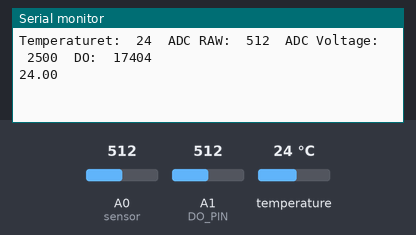
Bench run of a sketch on a simulated Arduino Uno, built with avr-gcc and run on an emulated ATmega328P. Parts: the last lines printed to the serial monitor. The inputs (shaded band) are chosen by the test bench; at power-on: temperature 24 °C, A0 (sensor) = 512, A1 (DO_PIN) = 512.

Above: at 1.5 s.
1.6 s: temperature set to 12 °C
At 2.4 s:
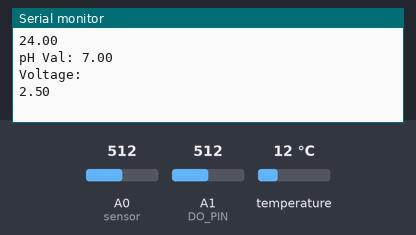
4.6 s: A0 (sensor) set to 716
At 7.5 s:
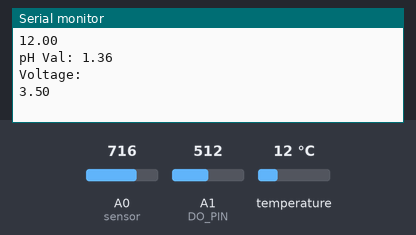
7.6 s: A1 (DO_PIN) set to 716
At 9.9 s:
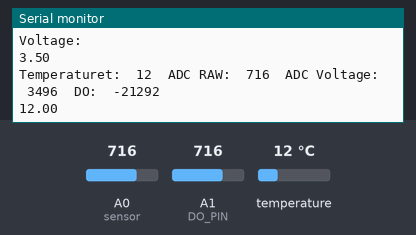
10.6 s: temperature set to 19 °C
At 12.7 s:
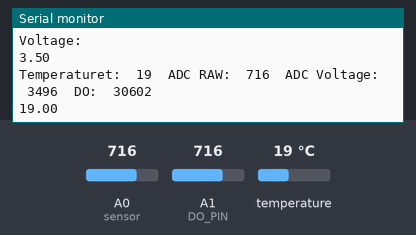
13.6 s: A0 (sensor) set to 900
At 16.4 s:
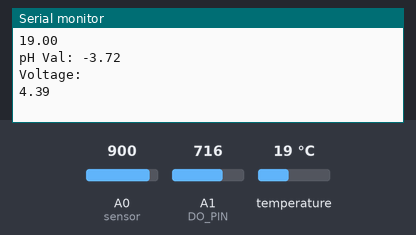
16.6 s: A1 (DO_PIN) set to 900
At 18.2 s:
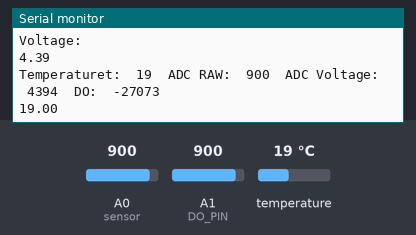
Timing chart, 0 to 19.7 s (numbered marks = the images above; inputs shaded):
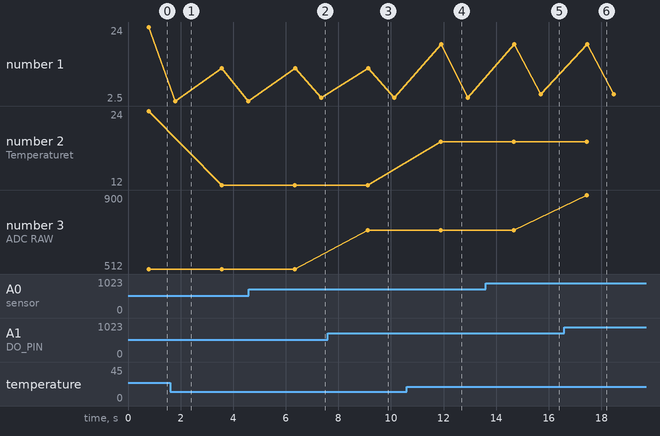

Measured:
- after the input at 4.6 s, the serial monitor: prints a new line after 2.8 s (image 2)
- after the input at 7.6 s, the serial monitor: prints a new line after 1.5 s (image 3)
- after the input at 10.6 s, the serial monitor: prints a new line after 1.3 s (image 4)
- after the input at 13.6 s, the serial monitor: prints a new line after 2.1 s (image 5)
- after the input at 16.6 s, the serial monitor: prints a new line after 0.86 s (image 6)
- plotted number 1: 2.5 → 3.5 after the input at 4.6 s, 3.5 → 4.39 after the input at 13.6 s
- plotted number 2: 24 → 12 after the input at 1.6 s, 12 → 19 after the input at 10.6 s
- plotted number 3: 512 → 716 after the input at 7.6 s, 716 → 900 after the input at 16.6 s

The sketch:

Oxygen_Ongoing_Code_with_Temperature_and_pH.ino
```cpp
#include <Arduino.h>
/********************************************************************/
// First we include the libraries
#include <OneWire.h>
#include <DallasTemperature.h>
/********************************************************************/
// Data wire is plugged into pin 2 on the Arduino
#define ONE_WIRE_BUS 2
/********************************************************************/
// Setup a oneWire instance to communicate with any OneWire devices
// (not just Maxim/Dallas temperature ICs)
OneWire oneWire(ONE_WIRE_BUS);
/********************************************************************/
// Pass our oneWire reference to Dallas Temperature.
DallasTemperature sensors(&oneWire);
/********************************************************************/

#define DO_PIN A1

#define VREF 5000    //VREF (mv)
#define ADC_RES 1024 //ADC Resolution

//Single-point calibration Mode=0
//Two-point calibration Mode=1
#define TWO_POINT_CALIBRATION 1

#define READ_TEMP (sensors.getTempCByIndex(0)) //Current water temperature ℃, Or temperature sensor function

//Single point calibration needs to be filled CAL1_V and CAL1_T
#define CAL1_V (1474) //mv
#define CAL1_T (32.3)   //℃
//Two-point calibration needs to be filled CAL2_V and CAL2_T
//CAL1 High temperature point, CAL2 Low temperature point
#define CAL2_V (732) //mv
#define CAL2_T (7.1)   //℃

const uint16_t DO_Table[41] = {
    14460, 14220, 13820, 13440, 13090, 12740, 12420, 12110, 11810, 11530,
    11260, 11010, 10770, 10530, 10300, 10080, 9860, 9660, 9460, 9270,
    9080, 8900, 8730, 8570, 8410, 8250, 8110, 7960, 7820, 7690,
    7560, 7430, 7300, 7180, 7070, 6950, 6840, 6730, 6630, 6530, 6410};

uint8_t Temperaturet;
uint16_t ADC_Raw;
uint16_t ADC_Voltage;
uint16_t DO;

int16_t readDO(uint32_t voltage_mv, uint8_t temperature_c)
{
#if TWO_POINT_CALIBRATION == 0
  uint16_t V_saturation = (uint32_t)CAL1_V + (uint32_t)35 * temperature_c - (uint32_t)CAL1_T * 35;
  return (voltage_mv * DO_Table[temperature_c] / V_saturation);
#else
  uint16_t V_saturation = (int16_t)((int8_t)temperature_c - CAL2_T) * ((uint16_t)CAL1_V - CAL2_V) / ((uint8_t)CAL1_T - CAL2_T) + CAL2_V;
  return (voltage_mv * DO_Table[temperature_c] / V_saturation);
#endif
}

void setup()
{
  sensors.begin();
  Serial.begin(115200);
}

void loop()
{
  sensors.requestTemperatures(); // Send the command to get temperature readings
  Temperaturet = (uint8_t)READ_TEMP;
  ADC_Raw = analogRead(DO_PIN);
  ADC_Voltage = uint32_t(VREF) * ADC_Raw / ADC_RES;

  Serial.print("Temperaturet:\t" + String(Temperaturet) + "\t");
  Serial.print("ADC RAW:\t" + String(ADC_Raw) + "\t");
  Serial.print("ADC Voltage:\t" + String(ADC_Voltage) + "\t");
  Serial.println("DO:\t" + String(readDO(ADC_Voltage, Temperaturet)) + "\t");
  Serial.println(sensors.getTempCByIndex(0));
  int sensorValue = analogRead(A0); //the sensor value at pin A0 is to be read
  float voltage = sensorValue * (5.00 / 1024.0); //the analog values (from 0 to 1023) are converted to voltage values (from 0 to 5V)

  delay(1000);

  float pHvalue = (7 + ((2.50 - voltage)/0.1767)); //equation to determine pH: voltage on potentiometer adjusted to be 2.5V and pH 7 and 0.172 is slope value for pH vs voltage graph
  Serial.print("pH Val: "); //print "pH val"
  Serial.println(pHvalue); //print numerical pH value to serial monitor
  Serial.println("Voltage: "); //print "voltage:"
  Serial.println(voltage); //the voltage value is output to the serial monitor
  delay(1000);
}
```
